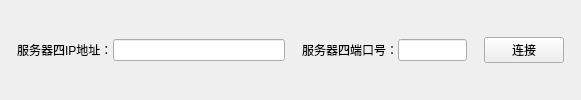
        <widget class="QWidget" name="ui_lamp_serverinfo_widget_4" native="true">
         <layout class="QHBoxLayout" name="horizontalLayout_17" stretch="1,2,10,1,2,4,1,4,1">
          <property name="spacing">
           <number>0</number>
          </property>
          <property name="leftMargin">
           <number>0</number>
          </property>
          <property name="topMargin">
           <number>0</number>
          </property>
          <property name="rightMargin">
           <number>0</number>
          </property>
          <property name="bottomMargin">
           <number>0</number>
          </property>
          <item>
           <spacer name="horizontalSpacer_63">
            <property name="orientation">
             <enum>Qt::Horizontal</enum>
            </property>
            <property name="sizeHint" stdset="0">
             <size>
              <width>18</width>
              <height>20</height>
             </size>
            </property>
           </spacer>
          </item>
          <item>
           <widget class="QLabel" name="label_31">
            <property name="text">
             <string>服务器四IP地址：</string>
            </property>
           </widget>
          </item>
          <item>
           <widget class="QLineEdit" name="ui_lamp_server_ip4"/>
          </item>
          <item>
           <spacer name="horizontalSpacer_64">
            <property name="orientation">
             <enum>Qt::Horizontal</enum>
            </property>
            <property name="sizeHint" stdset="0">
             <size>
              <width>18</width>
              <height>20</height>
             </size>
            </property>
           </spacer>
          </item>
          <item>
           <widget class="QLabel" name="label_32">
            <property name="text">
             <string>服务器四端口号：</string>
            </property>
           </widget>
          </item>
          <item>
           <widget class="QLineEdit" name="ui_lamp_server_port4"/>
          </item>
          <item>
           <spacer name="horizontalSpacer_65">
            <property name="orientation">
             <enum>Qt::Horizontal</enum>
            </property>
            <property name="sizeHint" stdset="0">
             <size>
              <width>17</width>
              <height>20</height>
             </size>
            </property>
           </spacer>
          </item>
          <item>
           <widget class="QPushButton" name="ui_lamp_connect_btn4">
            <property name="text">
             <string>连接</string>
            </property>
           </widget>
          </item>
          <item>
           <spacer name="horizontalSpacer_66">
            <property name="orientation">
             <enum>Qt::Horizontal</enum>
            </property>
            <property name="sizeHint" stdset="0">
             <size>
              <width>40</width>
              <height>20</height>
             </size>
            </property>
           </spacer>
          </item>
         </layout>
        </widget>
